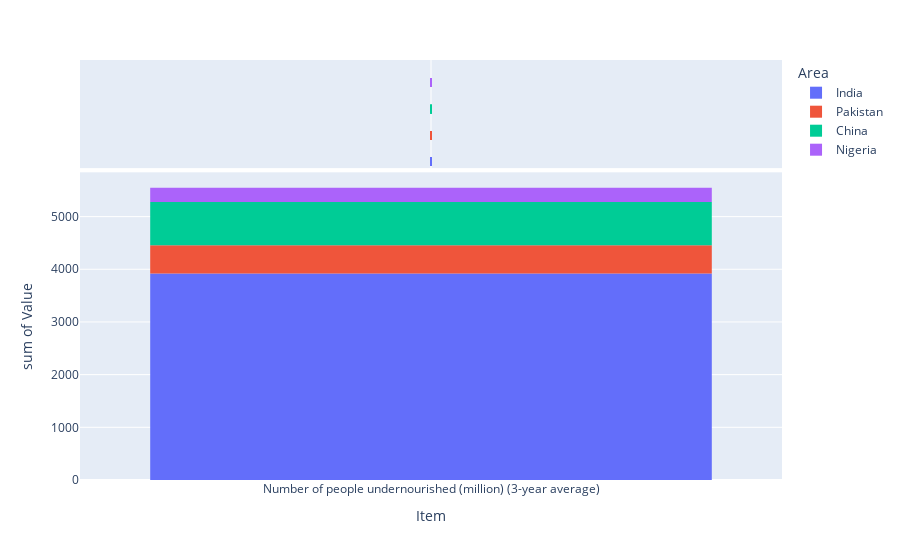

The notebook cell saved with this chart:
### Code cell
import plotly.express as px
df = new
fig = px.histogram(df, x="Item", y="Value", color="Area", marginal="rug", hover_data=df.columns)
fig.show()

### Figure 1 — Plotly figure (JSON) as saved in the notebook; plotly's stock layout.template omitted (floating-point values rounded to 4 significant figures; data arrays with more than 128 entries replaced by an {"elided": "..."} marker saying what was removed)
{"data": [{"alignmentgroup": "True", "bingroup": "x", "histfunc": "sum", "hovertemplate": "Area=India<br>Item=%{x}<br>sum of Value=%{y}<extra></extra>", "legendgroup": "India", "marker": {"color": "#636efa", "pattern": {"shape": ""}}, "name": "India", "offsetgroup": "India", "orientation": "v", "showlegend": true, "type": "histogram", "x": ["Number of people undernourished (million) (3-year average)", "Number of people undernourished (million) (3-year average)", "Number of people undernourished (million) (3-year average)", "Number of people undernourished (million) (3-year average)", "Number of people undernourished (million) (3-year average)", "Number of people undernourished (million) (3-year average)", "Number of people undernourished (million) (3-year average)", "Number of people undernourished (million) (3-year average)", "Number of people undernourished (million) (3-year average)", "Number of people undernourished (million) (3-year average)", "Number of people undernourished (million) (3-year average)", "Number of people undernourished (million) (3-year average)", "Number of people undernourished (million) (3-year average)", "Number of people undernourished (million) (3-year average)", "Number of people undernourished (million) (3-year average)", "Number of people undernourished (million) (3-year average)", "Number of people undernourished (million) (3-year average)", "Number of people undernourished (million) (3-year average)", "Number of people undernourished (million) (3-year average)"], "xaxis": "x", "y": [198.3, 219.3, 239.3, 249.6, 247.8, 228.8, 207.2, 199, 199, 197.2, 195, 189.9, 193.2, 193.3, 192.3, 187.6, 184.9, 189.9, 208.6], "yaxis": "y"}, {"alignmentgroup": "True", "boxpoints": "all", "customdata": {"elided": "19x14 mixed values"}, "fillcolor": "rgba(255,255,255,0)", "hoveron": "points", "hovertemplate": "Area=%{customdata[3]}<br>Item=%{x}<br>Domain Code=%{customdata[0]}<br>Domain=%{customdata[1]}<br>Area Code=%{customdata[2]}<br>Element Code=%{customdata[4]}<br>Element=%{customdata[5]}<br>Item Code=%{customdata[6]}<br>Year Code=%{customdata[7]}<br>Year=%{customdata[8]}<br>Unit=%{customdata[9]}<br>Flag=%{customdata[10]}<br>Flag Description=%{customdata[11]}<br>Note=%{customdata[12]}<br>filename=%{customdata[13]}<extra></extra>", "jitter": 0, "legendgroup": "India", "line": {"color": "rgba(255,255,255,0)"}, "marker": {"color": "#636efa", "symbol": "line-ns-open"}, "name": "India", "offsetgroup": "India", "showlegend": false, "type": "box", "x": ["Number of people undernourished (million) (3-year average)", "Number of people undernourished (million) (3-year average)", "Number of people undernourished (million) (3-year average)", "Number of people undernourished (million) (3-year average)", "Number of people undernourished (million) (3-year average)", "Number of people undernourished (million) (3-year average)", "Number of people undernourished (million) (3-year average)", "Number of people undernourished (million) (3-year average)", "Number of people undernourished (million) (3-year average)", "Number of people undernourished (million) (3-year average)", "Number of people undernourished (million) (3-year average)", "Number of people undernourished (million) (3-year average)", "Number of people undernourished (million) (3-year average)", "Number of people undernourished (million) (3-year average)", "Number of people undernourished (million) (3-year average)", "Number of people undernourished (million) (3-year average)", "Number of people undernourished (million) (3-year average)", "Number of people undernourished (million) (3-year average)", "Number of people undernourished (million) (3-year average)"], "xaxis": "x2", "yaxis": "y2"}, {"alignmentgroup": "True", "bingroup": "x", "histfunc": "sum", "hovertemplate": "Area=Pakistan<br>Item=%{x}<br>sum of Value=%{y}<extra></extra>", "legendgroup": "Pakistan", "marker": {"color": "#EF553B", "pattern": {"shape": ""}}, "name": "Pakistan", "offsetgroup": "Pakistan", "orientation": "v", "showlegend": true, "type": "histogram", "x": ["Number of people undernourished (million) (3-year average)", "Number of people undernourished (million) (3-year average)", "Number of people undernourished (million) (3-year average)", "Number of people undernourished (million) (3-year average)", "Number of people undernourished (million) (3-year average)", "Number of people undernourished (million) (3-year average)", "Number of people undernourished (million) (3-year average)", "Number of people undernourished (million) (3-year average)", "Number of people undernourished (million) (3-year average)", "Number of people undernourished (million) (3-year average)", "Number of people undernourished (million) (3-year average)", "Number of people undernourished (million) (3-year average)", "Number of people undernourished (million) (3-year average)", "Number of people undernourished (million) (3-year average)", "Number of people undernourished (million) (3-year average)", "Number of people undernourished (million) (3-year average)", "Number of people undernourished (million) (3-year average)", "Number of people undernourished (million) (3-year average)", "Number of people undernourished (million) (3-year average)"], "xaxis": "x", "y": [30.8, 32.5, 32.1, 29.8, 28.2, 26.8, 26.5, 27.1, 28, 28.6, 29.2, 29.7, 28.9, 27.1, 25.5, 25.2, 25.2, 25.8, 27.9], "yaxis": "y"}, {"alignmentgroup": "True", "boxpoints": "all", "customdata": {"elided": "19x14 mixed values"}, "fillcolor": "rgba(255,255,255,0)", "hoveron": "points", "hovertemplate": "Area=%{customdata[3]}<br>Item=%{x}<br>Domain Code=%{customdata[0]}<br>Domain=%{customdata[1]}<br>Area Code=%{customdata[2]}<br>Element Code=%{customdata[4]}<br>Element=%{customdata[5]}<br>Item Code=%{customdata[6]}<br>Year Code=%{customdata[7]}<br>Year=%{customdata[8]}<br>Unit=%{customdata[9]}<br>Flag=%{customdata[10]}<br>Flag Description=%{customdata[11]}<br>Note=%{customdata[12]}<br>filename=%{customdata[13]}<extra></extra>", "jitter": 0, "legendgroup": "Pakistan", "line": {"color": "rgba(255,255,255,0)"}, "marker": {"color": "#EF553B", "symbol": "line-ns-open"}, "name": "Pakistan", "offsetgroup": "Pakistan", "showlegend": false, "type": "box", "x": ["Number of people undernourished (million) (3-year average)", "Number of people undernourished (million) (3-year average)", "Number of people undernourished (million) (3-year average)", "Number of people undernourished (million) (3-year average)", "Number of people undernourished (million) (3-year average)", "Number of people undernourished (million) (3-year average)", "Number of people undernourished (million) (3-year average)", "Number of people undernourished (million) (3-year average)", "Number of people undernourished (million) (3-year average)", "Number of people undernourished (million) (3-year average)", "Number of people undernourished (million) (3-year average)", "Number of people undernourished (million) (3-year average)", "Number of people undernourished (million) (3-year average)", "Number of people undernourished (million) (3-year average)", "Number of people undernourished (million) (3-year average)", "Number of people undernourished (million) (3-year average)", "Number of people undernourished (million) (3-year average)", "Number of people undernourished (million) (3-year average)", "Number of people undernourished (million) (3-year average)"], "xaxis": "x2", "yaxis": "y2"}, {"alignmentgroup": "True", "bingroup": "x", "histfunc": "sum", "hovertemplate": "Area=China<br>Item=%{x}<br>sum of Value=%{y}<extra></extra>", "legendgroup": "China", "marker": {"color": "#00cc96", "pattern": {"shape": ""}}, "name": "China", "offsetgroup": "China", "orientation": "v", "showlegend": true, "type": "histogram", "x": ["Number of people undernourished (million) (3-year average)", "Number of people undernourished (million) (3-year average)", "Number of people undernourished (million) (3-year average)", "Number of people undernourished (million) (3-year average)", "Number of people undernourished (million) (3-year average)", "Number of people undernourished (million) (3-year average)", "Number of people undernourished (million) (3-year average)", "Number of people undernourished (million) (3-year average)", "Number of people undernourished (million) (3-year average)", "Number of people undernourished (million) (3-year average)", "Number of people undernourished (million) (3-year average)", "Number of people undernourished (million) (3-year average)", "Number of people undernourished (million) (3-year average)", "Number of people undernourished (million) (3-year average)", "Number of people undernourished (million) (3-year average)", "Number of people undernourished (million) (3-year average)", "Number of people undernourished (million) (3-year average)", "Number of people undernourished (million) (3-year average)", "Number of people undernourished (million) (3-year average)"], "xaxis": "x", "y": [132.5, 125, 116.3, 106.5, 95.4, 83.2, 69.1, 54.9, 39.6, null, null, null, null, null, null, null, null, null, null], "yaxis": "y"}, {"alignmentgroup": "True", "boxpoints": "all", "customdata": {"elided": "19x14 mixed values"}, "fillcolor": "rgba(255,255,255,0)", "hoveron": "points", "hovertemplate": "Area=%{customdata[3]}<br>Item=%{x}<br>Domain Code=%{customdata[0]}<br>Domain=%{customdata[1]}<br>Area Code=%{customdata[2]}<br>Element Code=%{customdata[4]}<br>Element=%{customdata[5]}<br>Item Code=%{customdata[6]}<br>Year Code=%{customdata[7]}<br>Year=%{customdata[8]}<br>Unit=%{customdata[9]}<br>Flag=%{customdata[10]}<br>Flag Description=%{customdata[11]}<br>Note=%{customdata[12]}<br>filename=%{customdata[13]}<extra></extra>", "jitter": 0, "legendgroup": "China", "line": {"color": "rgba(255,255,255,0)"}, "marker": {"color": "#00cc96", "symbol": "line-ns-open"}, "name": "China", "offsetgroup": "China", "showlegend": false, "type": "box", "x": ["Number of people undernourished (million) (3-year average)", "Number of people undernourished (million) (3-year average)", "Number of people undernourished (million) (3-year average)", "Number of people undernourished (million) (3-year average)", "Number of people undernourished (million) (3-year average)", "Number of people undernourished (million) (3-year average)", "Number of people undernourished (million) (3-year average)", "Number of people undernourished (million) (3-year average)", "Number of people undernourished (million) (3-year average)", "Number of people undernourished (million) (3-year average)", "Number of people undernourished (million) (3-year average)", "Number of people undernourished (million) (3-year average)", "Number of people undernourished (million) (3-year average)", "Number of people undernourished (million) (3-year average)", "Number of people undernourished (million) (3-year average)", "Number of people undernourished (million) (3-year average)", "Number of people undernourished (million) (3-year average)", "Number of people undernourished (million) (3-year average)", "Number of people undernourished (million) (3-year average)"], "xaxis": "x2", "yaxis": "y2"}, {"alignmentgroup": "True", "bingroup": "x", "histfunc": "sum", "hovertemplate": "Area=Nigeria<br>Item=%{x}<br>sum of Value=%{y}<extra></extra>", "legendgroup": "Nigeria", "marker": {"color": "#ab63fa", "pattern": {"shape": ""}}, "name": "Nigeria", "offsetgroup": "Nigeria", "orientation": "v", "showlegend": true, "type": "histogram", "x": ["Number of people undernourished (million) (3-year average)", "Number of people undernourished (million) (3-year average)", "Number of people undernourished (million) (3-year average)", "Number of people undernourished (million) (3-year average)", "Number of people undernourished (million) (3-year average)", "Number of people undernourished (million) (3-year average)", "Number of people undernourished (million) (3-year average)", "Number of people undernourished (million) (3-year average)", "Number of people undernourished (million) (3-year average)", "Number of people undernourished (million) (3-year average)", "Number of people undernourished (million) (3-year average)", "Number of people undernourished (million) (3-year average)", "Number of people undernourished (million) (3-year average)", "Number of people undernourished (million) (3-year average)", "Number of people undernourished (million) (3-year average)", "Number of people undernourished (million) (3-year average)", "Number of people undernourished (million) (3-year average)", "Number of people undernourished (million) (3-year average)", "Number of people undernourished (million) (3-year average)"], "xaxis": "x", "y": [11.2, 11.4, 11.3, 10.7, 9.9, 9.6, 9.6, 10.2, 11.2, 12.4, 13.2, 14.7, 15.4, 16.5, 16.6, 17.5, 19.2, 21, 29.4], "yaxis": "y"}, {"alignmentgroup": "True", "boxpoints": "all", "customdata": {"elided": "19x14 mixed values"}, "fillcolor": "rgba(255,255,255,0)", "hoveron": "points", "hovertemplate": "Area=%{customdata[3]}<br>Item=%{x}<br>Domain Code=%{customdata[0]}<br>Domain=%{customdata[1]}<br>Area Code=%{customdata[2]}<br>Element Code=%{customdata[4]}<br>Element=%{customdata[5]}<br>Item Code=%{customdata[6]}<br>Year Code=%{customdata[7]}<br>Year=%{customdata[8]}<br>Unit=%{customdata[9]}<br>Flag=%{customdata[10]}<br>Flag Description=%{customdata[11]}<br>Note=%{customdata[12]}<br>filename=%{customdata[13]}<extra></extra>", "jitter": 0, "legendgroup": "Nigeria", "line": {"color": "rgba(255,255,255,0)"}, "marker": {"color": "#ab63fa", "symbol": "line-ns-open"}, "name": "Nigeria", "offsetgroup": "Nigeria", "showlegend": false, "type": "box", "x": ["Number of people undernourished (million) (3-year average)", "Number of people undernourished (million) (3-year average)", "Number of people undernourished (million) (3-year average)", "Number of people undernourished (million) (3-year average)", "Number of people undernourished (million) (3-year average)", "Number of people undernourished (million) (3-year average)", "Number of people undernourished (million) (3-year average)", "Number of people undernourished (million) (3-year average)", "Number of people undernourished (million) (3-year average)", "Number of people undernourished (million) (3-year average)", "Number of people undernourished (million) (3-year average)", "Number of people undernourished (million) (3-year average)", "Number of people undernourished (million) (3-year average)", "Number of people undernourished (million) (3-year average)", "Number of people undernourished (million) (3-year average)", "Number of people undernourished (million) (3-year average)", "Number of people undernourished (million) (3-year average)", "Number of people undernourished (million) (3-year average)", "Number of people undernourished (million) (3-year average)"], "xaxis": "x2", "yaxis": "y2"}], "layout": {"barmode": "relative", "legend": {"title": {"text": "Area"}, "tracegroupgap": 0}, "margin": {"t": 60}, "xaxis": {"anchor": "y", "domain": [0, 1], "title": {"text": "Item"}}, "xaxis2": {"anchor": "y2", "domain": [0, 1], "matches": "x", "showgrid": true, "showticklabels": false}, "yaxis": {"anchor": "x", "domain": [0, 0.7326], "title": {"text": "sum of Value"}}, "yaxis2": {"anchor": "x2", "domain": [0.7426, 1], "matches": "y2", "showgrid": false, "showline": false, "showticklabels": false, "ticks": ""}}}
